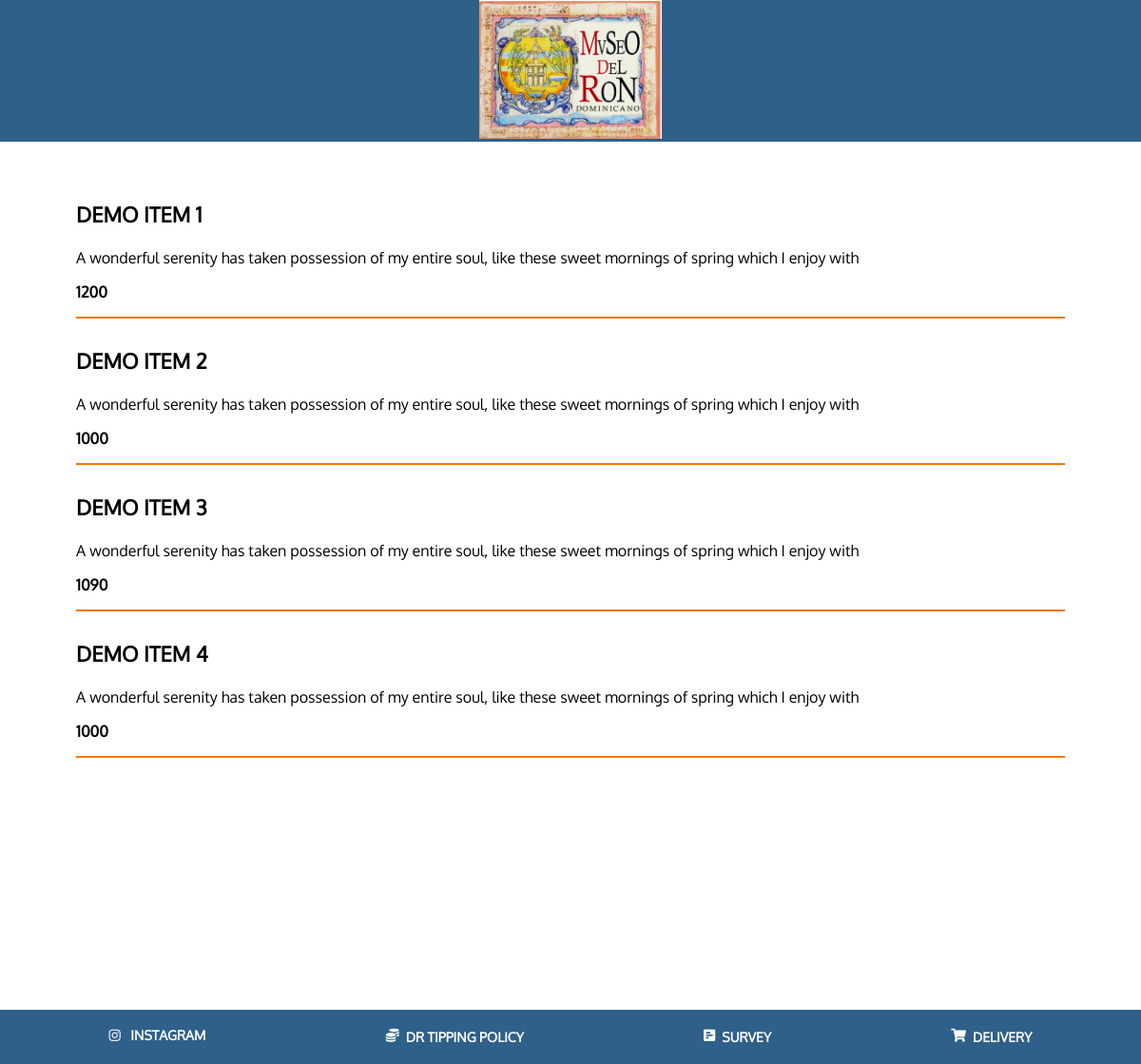
The app's page /menu/, older data.
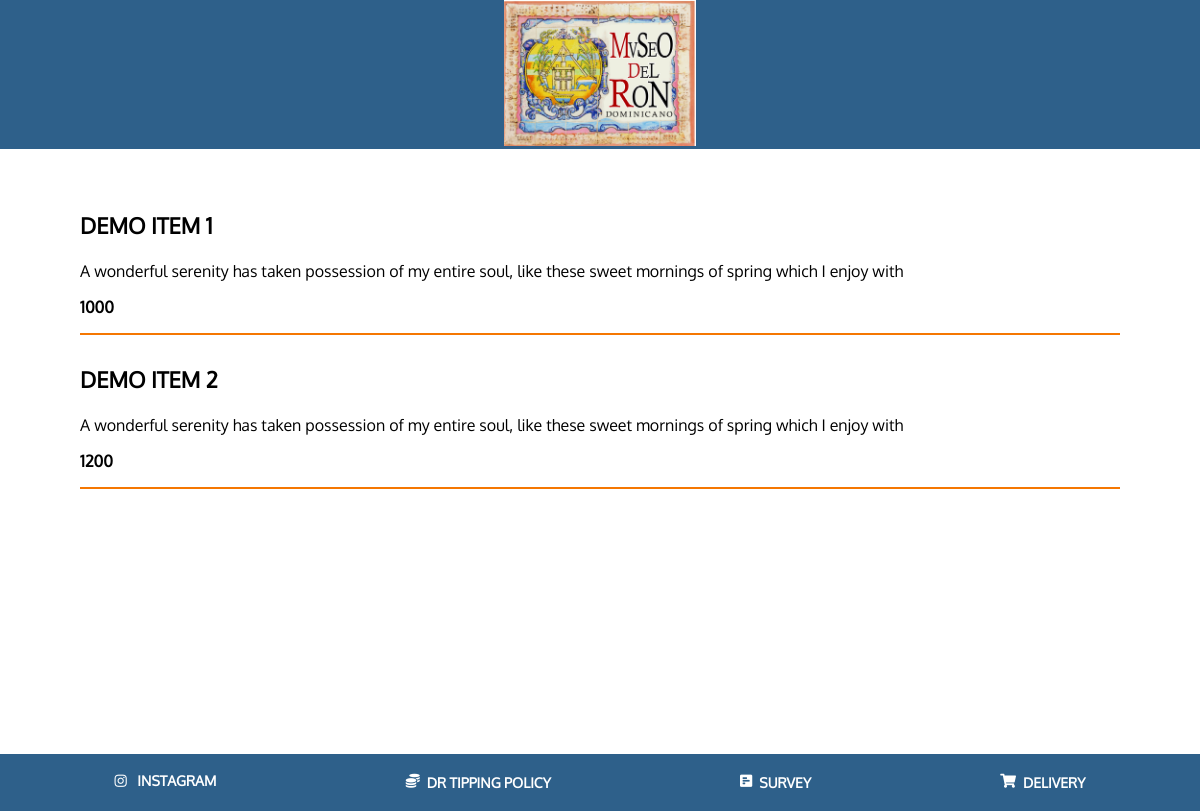
The same page, newer data.
### menu/models.py (models this page shows, shortened)
class MenuItem(OrderedModel):
    title = models.CharField(max_length=100)
    description = models.CharField(max_length=400)
    price = models.IntegerField()
    category = models.ForeignKey(Category, on_delete=models.CASCADE)
    active = models.BooleanField(default=True)

class Category(OrderedModel):
    category = models.CharField(max_length=100)
    active = active = models.BooleanField(default=True)

### menu/views.py (the view)
# urls.py: path('', views.index, name='index'),
def index(request):
    menu_items =  MenuItem.objects.filter(active=True)
    category = Category.objects.filter(active=True)
    context = {
        'menu_items': menu_items,
        'category': category
    }
    return render(request, 'menu/menu.html', context=context)

### menu/templates/menu/menu.html (shortened to what this page needs)
{% load static %}
<!DOCTYPE html>
<html lang="en">
<head>
    <link rel="stylesheet" href="https://unpkg.com/swiper@7/swiper-bundle.min.css" />
    <link rel="stylesheet" href="{% static 'menu/css/menu.css' %}">
    <link rel="stylesheet" href="https://cdnjs.cloudflare.com/ajax/libs/font-awesome/5.15.4/css/all.min.css">
</head>
<body>
    <header>
        <div class="navigation">
            <div class="logo">
                <img src="{% static 'menu/images/logo.jpeg' %}" alt="" class="logo-img">
            </div>
        </div>
    </header>
    <div class="swiper-container">
        <div class="swiper-wrapper">
            {% for category in category %}
            <div class="swiper-slide">
                <div class="restaurant-menu">
                {% for item in menu_items %}
                    {% if item.category.category == category.category %}
                    <div class="menu-item">
                        <div class="item-title">
                            <p>{{item.title}}</p>
                        </div>
                        <div class="item-description">
                            <p>{{item.description}}</p>
                        </div>
                        <div class="item-price">
                            <p>{{item.price}}</p>
                        </div>
                        <hr class="hr-theme">
                    </div>
                    {% endif %}
                {% endfor %}
            </div>
            </div>
            {% endfor %}
        </div>
    </div>
    <div class="footer">
        <div class="footer-link"><i class="fab fa-instagram"> <a href="#">INSTAGRAM</a></i></div>
        <div class="footer-link" id="myBtn"><i class="fas fa-coins"></i> <a href="#">DR TIPPING POLICY</a></i></div>
        <div class="footer-link"><i class="fas fa-poll-h"></i> <a href="#">SURVEY</a></i></div>
        <div class="footer-link"><i class="fas fa-shopping-cart"></i> <a href="#">DELIVERY</a></i></div>
    </div>
</body>
</html>

### menu/static/menu/css/menu.css (style rules this page uses)
:root { --primary-color: #2e608a; --text-color: #fff; }
html, body { position: relative; height: 100%; }
body { background: #fff; font-family: Oxygen-Regular; font-size: 14px; color:#000; margin: 0; padding: 0; width: 100%; }
header { width: 100%; display: flex; justify-content: center; align-items: center; background-color: var(--primary-color); }
.logo img { width: 12rem; }
.restaurant-menu { display: flex; flex-direction: column; margin-top:40px; padding: 0px 80px; align-items: flex-start; }
.item-title { font-size:22px; text-transform: uppercase; font-weight: 600; }
.item-price { font-weight: 600; }
.hr-theme { border: 1px solid #f57701; }
.swiper-container { width: 100vw; overflow: hidden; position:relative; background: #fff; }
.swiper-slide { text-align: left; font-size: 16px; width: 100% !important; background: #fff; display: -webkit-box; display: -ms-flexbox; display: -webkit-flex; display: flex; flex-direction: column; -webkit-box-pack: center; -ms-flex-pack: center; }
.menu-item { width: 100%; }
.footer { padding: 20px; display: flex; justify-content: space-around; background-color: var(--primary-color); flex-wrap:wrap; row-gap: 7px; color:var(--text-color); }
.footer-link a { font-family: Oxygen-Regular; color: var(--text-color); text-decoration: none; font-weight: 600; margin-left:7px; }
.footer-link { display:flex; flex-wrap: nowrap; justify-content: center; vertical-align: center; }

Row changes from the older to the newer data that the page shows:
removed MenuItem: title "DEMO ITEM 3", description "A wonderful serenity has taken possession of my entire soul, like these sweet mornings of spring which I enjoy with", price "1090", shown under Category (number 1 of 7 on the later page)
removed MenuItem: title "DEMO ITEM 4", description "A wonderful serenity has taken possession of my entire soul, like these sweet mornings of spring which I enjoy with", price "1000", shown under Category (number 1 of 7 on the later page)
changed MenuItem "DEMO ITEM 1": price "1200" → "1000"
changed MenuItem "DEMO ITEM 2": price "1000" → "1200"
